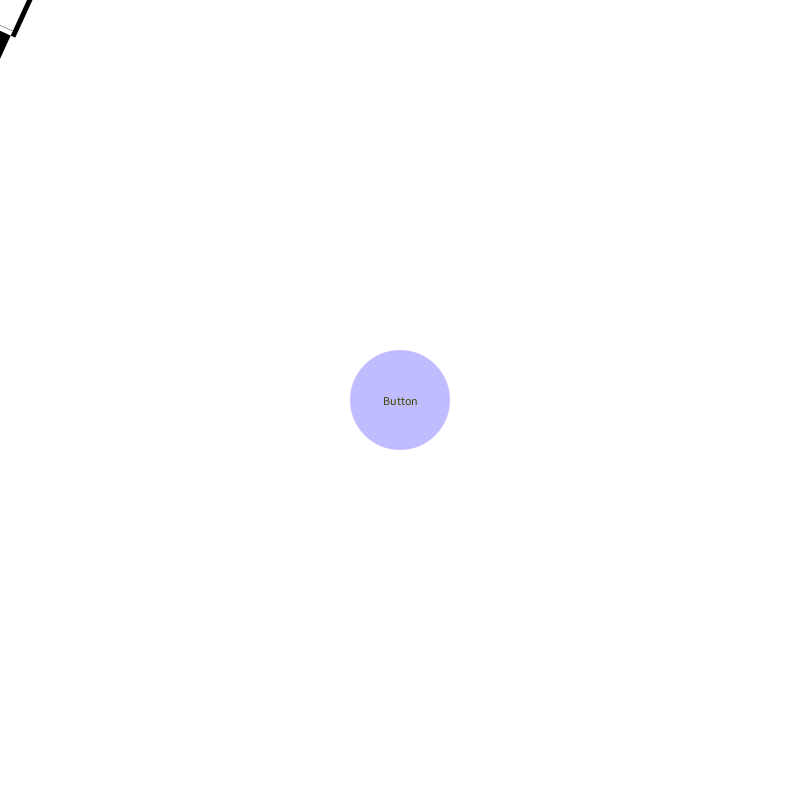
Frame 1 (no input)
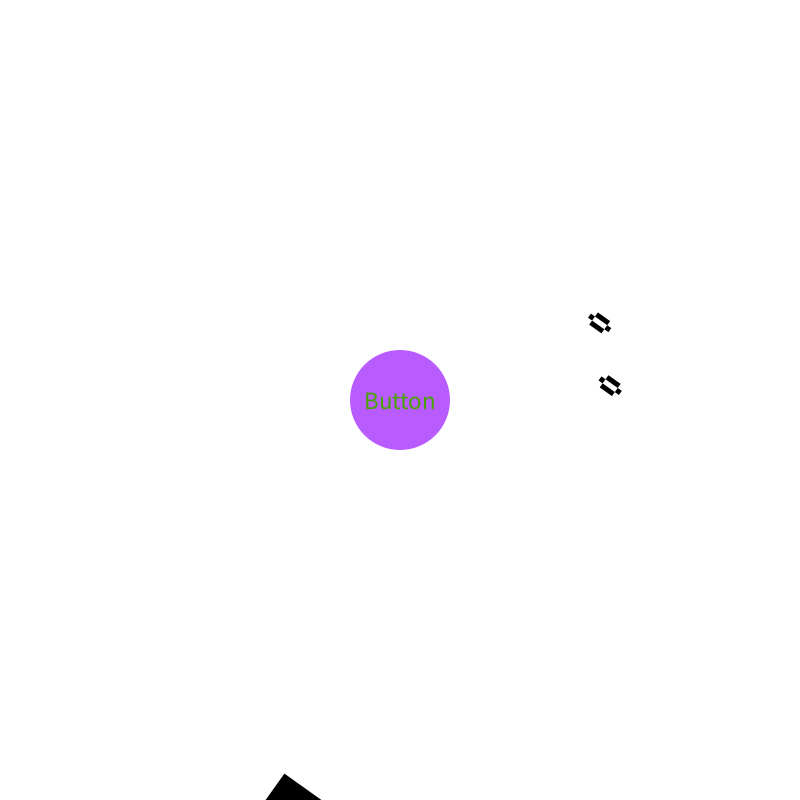
Frame 60 (the mouse pressed at the canvas centre just before this capture)
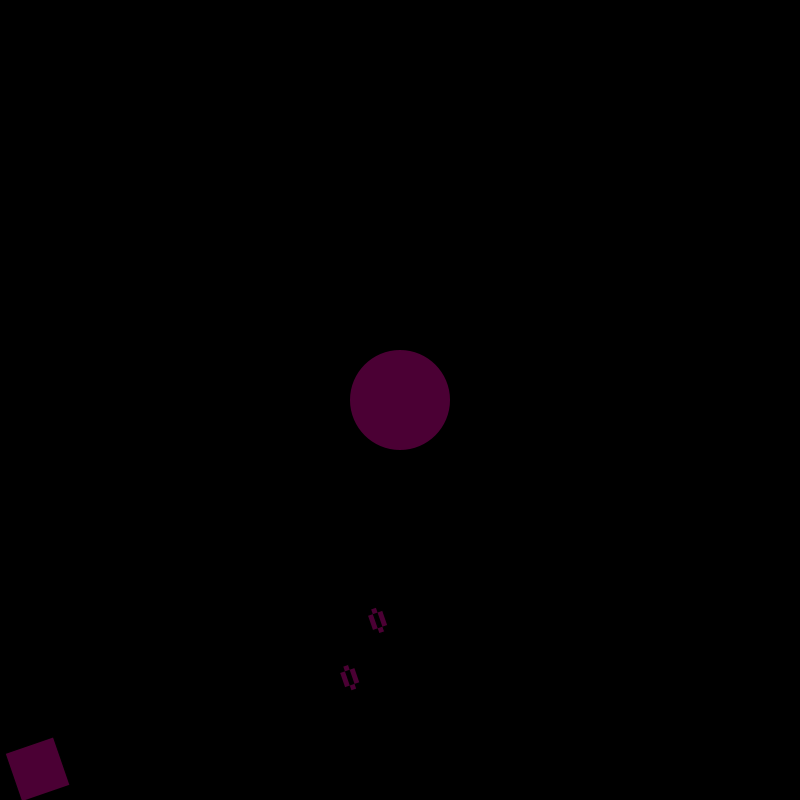
Frame 120 (the mouse held since frame 60 and released just before this capture)

The Processing sketch that drew these frames (run headless with seeded random() and noise(); from frame 60 on, the mouse is pressed at the canvas centre):

// Processing sketch: Week4
// ── Week4.pde
int x;
int y;
float x2, y2;
float x3, y3;
float xx, yy;
int size;
float dist;
boolean buttonClicked;
boolean click = false;
float rot = 0;

void setup(){
 size(800, 800);
 size = 100;
 x = width/2;
 y = height/2;
 xx +=5 ;
 yy = 0;
smooth();
rectMode(CENTER);
frameRate(25);
blendMode(DIFFERENCE);


x2 = 400;
y2 = 400;
x3 = 100;
y3 = 100;
}

void draw(){

  
  if(buttonClicked){
    background(0);
    fill(random(0, 255), 0, random(0, 255));
  }else{
    background(255);
    fill(random(0, 100), random(0, 255), 0);
  }
noStroke();
ellipse(x, y, size, size);
//println(calcDistance(x, y));
stroke(2);
  if(click == false){
   fill(255);
   textAlign(CENTER, CENTER);
   text("Button", x, y);
   textSize(25);
  }
  

  rot+=2;
  translate(xx, yy);
  rotate(rot);
  rect(yy, xx, 50, 50);
  rect(xx, yy, 50, 50);
  rect(50, xx, 50, 50);
  rect(20, 20, 15, 15);
  rect(20, 20, 25, 5);
  
  pushMatrix();
  translate(45, 45);
  rect(yy, xx, 40, 15);
  rect(xx, yy, 50, 50);
  rect(20, 20, 15, 15);
  rect(20, 20, 25, 5);
  popMatrix();
  
  if(xx < width){
  xx += 10;
  }
  if(yy < height){
  yy += 5;
  }
  if(xx >= width){
  xx = 0;
  }
  if(xx < 0){
  xx += 10;
  }
  if(yy >= height){
    yy = 0;
  }
  
}

  void pattern(float x, float y, int radius, int level){
  float colour = 200 * level/8.0;
  fill(colour, 100);
  ellipse(50, 50, 15, 35);
  ellipse(50, 50, 35, 15);
  }
  

void mousePressed(){
  if(calcDistance(x, y) <= 50){
  buttonClicked = !buttonClicked;
      if(click == false){
  click = true;
  }
}


}

float calcDistance(int xPos, int yPos){
  dist = dist(mouseX, mouseY, x, y);
  return dist;
}
